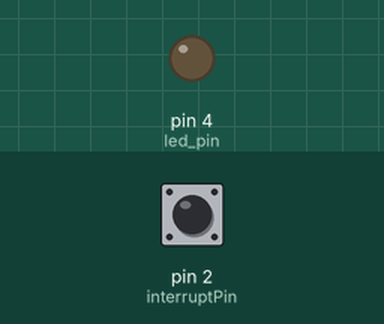
The sketch below on a simulated Arduino Uno, built with avr-gcc and run on an emulated ATmega328P. Shown: output pins drawn as LEDs (lit = HIGH). Inputs (shaded band) come from the test bench; at power-on: pin 2 (interruptPin) HIGH. What the sketch prints to the serial monitor is not drawn.

Above: at 1.2 s.
1.3 s: pin 2 (interruptPin) pulled LOW for 0.15 s
At 1.37 s:
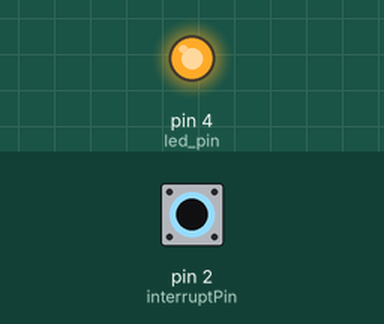
2.9 s: pin 2 (interruptPin) pulled LOW for 3.2 s
At 7.2 s:
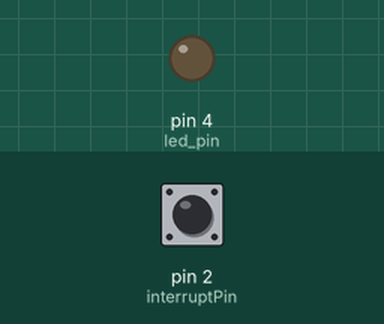
Timing chart, 0 to 8.7 s (numbered marks = the images above; inputs shaded):
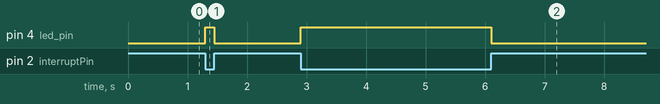

The sketch:

interrupt_pin_led.ino
```cpp
int interruptPin = 2; // Pin 2 will act as the interrupt pin
int led_pin = 4;
int button_pin = 6;
volatile bool ledState = false;
void setup() {
  pinMode(interruptPin, INPUT_PULLUP); // Configure pin 2 as input with pull-up resistor
  pinMode(led_pin, OUTPUT); // Configure pin 13 as output (for LED)
  pinMode(button_pin, INPUT);
  // Attach interrupt to pin 2, triggering on FALLING edge
  attachInterrupt(digitalPinToInterrupt(interruptPin), toggleLED, CHANGE);

  Serial.begin(9600); // Initialize serial communication
}

void loop() {
  // Simulate a long process to emphasize the benefit of interrupts
  for (int i = 0; i < 10000; i++) {
    Serial.println("Simulating a long process...");
  }


}

// Interrupt Service Routine (ISR)
// This function is triggered when the interrupt pin detects a change edge
void toggleLED() {
  ledState = !ledState; // Toggle the boolean value
  digitalWrite(led_pin, ledState); // Update the LED state
}
```

Measured:
- after the input at 1.3 s, pin 4 (led_pin): LOW → HIGH at once, → LOW 0.15 s later
- after the input at 2.9 s, pin 4 (led_pin): LOW → HIGH at once, → LOW 3.2 s later
